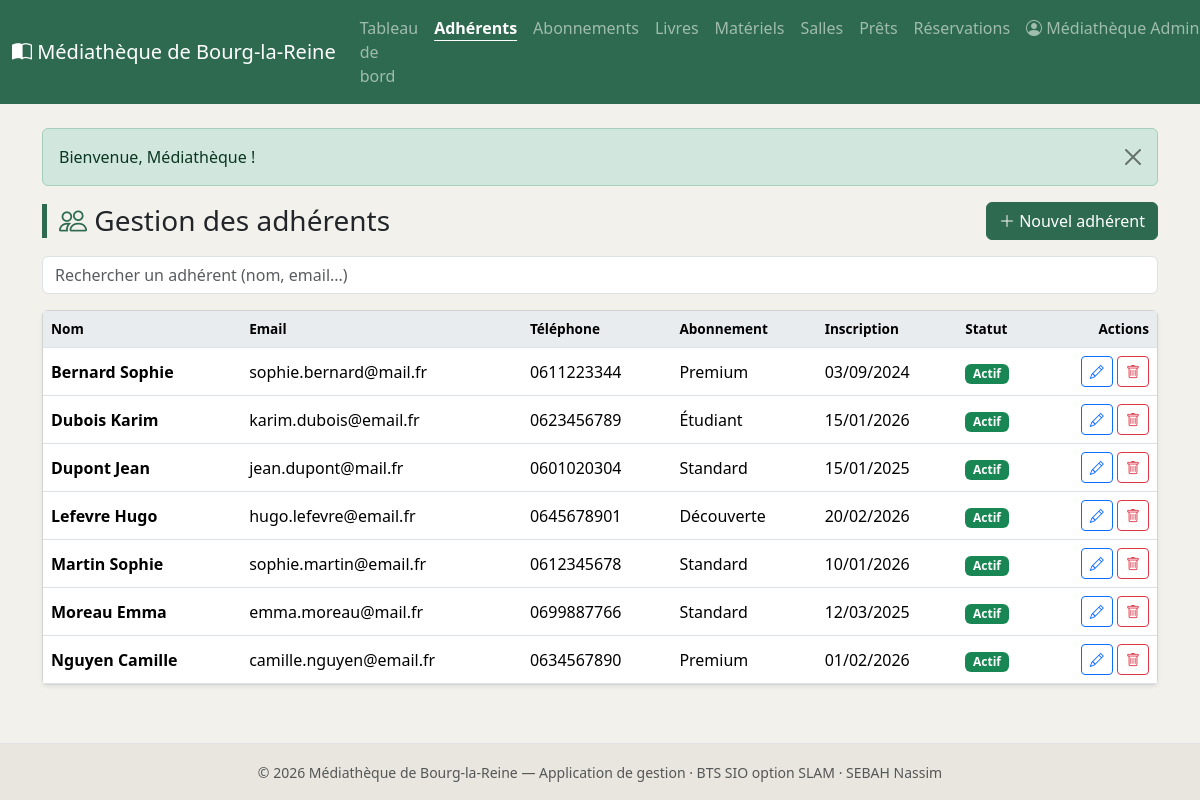
/public/index.php?ctrl=adherent&action=index (signed in), run on the app's committed database.
### tables this page shows
CREATE TABLE adherent (
    id                  INT AUTO_INCREMENT PRIMARY KEY,
    nom                 VARCHAR(80)  NOT NULL,
    prenom              VARCHAR(80)  NOT NULL,
    email               VARCHAR(120) UNIQUE,
    telephone           VARCHAR(20),
    adresse             VARCHAR(200),
     
    mot_de_passe        VARCHAR(255) DEFAULT NULL,     
     
    abonnement_id       INT,
     
    type_abonnement     ENUM('STANDARD','PREMIUM','ETUDIANT') NOT NULL DEFAULT 'STANDARD',
    date_inscription    DATE         NOT NULL DEFAULT (CURRENT_DATE),
    date_fin_abonnement DATE,
    actif               TINYINT(1)   NOT NULL DEFAULT 1,
    CONSTRAINT fk_adherent_abonnement
        FOREIGN KEY (abonnement_id) REFERENCES abonnement(id) ON DELETE SET NULL
);

CREATE TABLE abonnement (
    id             INT AUTO_INCREMENT PRIMARY KEY,
    libelle        VARCHAR(60)  NOT NULL,
    tarif          DECIMAL(6,2) NOT NULL DEFAULT 0,
    duree_mois     INT          NOT NULL DEFAULT 12,
    quota_emprunts INT          NOT NULL DEFAULT 5
);

### app/controllers/AdherentController.php (called while the page is built, shortened)
<?php
class AdherentController extends Controller
{
    public function index($id = null): void
    {
        $this->view('adherent/index', [
            'titre'     => 'Gestion des adhérents',
            'adherents' => $this->model('Adherent')->allWithAbonnement(),
        ]);
    }
}

### public/index.php (called while the page is built, shortened)
<?php
require ROOT . '/app/core/helpers.php';
$action = preg_replace('/[^a-zA-Z]/', '', $_GET['action'] ?? 'index');
$id     = isset($_GET['id']) ? (int) $_GET['id'] : null;
$controller = new $controllerClass();
$controller->$action($id);

### app/models/Adherent.php (called while the page is built, shortened)
<?php
class Adherent extends Model
{
    public function allWithAbonnement(): array
    {
        $sql = "SELECT a.*, ab.libelle AS abonnement_libelle
                FROM adherent a
                LEFT JOIN abonnement ab ON a.abonnement_id = ab.id
                ORDER BY a.nom, a.prenom";
        return $this->db->query($sql)->fetchAll();
    }
}

### app/views/adherent/index.php (the view, shortened to what this page needs)
<div class="d-flex justify-content-between align-items-center mb-3 flex-wrap gap-2">
    <h1 class="h3 page-title mb-0"><i class="bi bi-people"></i> Gestion des adhérents</h1>
    <a href="<?= url('adherent', 'form') ?>" class="btn btn-mediatheque">
        <i class="bi bi-plus-lg"></i> Nouvel adhérent
    </a>
</div>
<input type="search" class="form-control mb-3" data-filter="#tbl-adherents"
       placeholder="Rechercher un adhérent (nom, email...)">
<div class="card shadow-sm">
    <div class="table-responsive">
        <table class="table table-hover align-middle mb-0" id="tbl-adherents">
            <thead>
                <tr>
                    <th>Nom</th><th>Email</th><th>Téléphone</th>
                    <th>Abonnement</th><th>Inscription</th><th>Statut</th>
                    <th class="text-end">Actions</th>
                </tr>
            </thead>
            <tbody>
                <?php if (empty($adherents)): ?>
                    <tr><td colspan="7" class="text-center text-muted py-4">Aucun adhérent enregistré.</td></tr>
                <?php else: foreach ($adherents as $a): ?>
                    <tr>
                        <td class="fw-semibold"><?= e($a['nom']) ?> <?= e($a['prenom']) ?></td>
                        <td><?= e($a['email']) ?></td>
                        <td><?= e($a['telephone']) ?: '—' ?></td>
                        <td><?= e($a['abonnement_libelle'] ?? '') ?: '—' ?></td>
                        <td><?= dateFr($a['date_inscription']) ?></td>
                        <td>
                            <?php if ($a['actif']): ?>
                                <span class="badge text-bg-success">Actif</span>
                            <?php else: ?>
                                <span class="badge text-bg-secondary">Inactif</span>
                            <?php endif; ?>
                        </td>
                        <td class="text-end text-nowrap">
                            <a href="<?= url('adherent', 'form', ['id' => $a['id']]) ?>"
                               class="btn btn-sm btn-outline-primary" title="Modifier"><i class="bi bi-pencil"></i></a>
                            <?= postButton('adherent', 'delete', (int) $a['id'], '<i class="bi bi-trash"></i>', [
                                'class'   => 'btn btn-sm btn-outline-danger',
                                'title'   => 'Supprimer',
                                'confirm' => 'Supprimer définitivement cet adhérent ?',
                            ]) ?>
                        </td>
                    </tr>
                <?php endforeach; endif; ?>
            </tbody>
        </table>
    </div>
</div>

### app/core/helpers.php (shortened to what this page needs)
<?php
function url(string $ctrl = 'home', string $action = 'index', array $params = []): string
{
    $query = array_merge(['ctrl' => $ctrl, 'action' => $action], $params);
    return BASE_URL . '?' . http_build_query($query);
}
function e(?string $value): string
{
    return htmlspecialchars($value ?? '', ENT_QUOTES, 'UTF-8');
}
function dateFr(?string $date): string
{
    $ts = strtotime($date);
    return $ts ? date('d/m/Y', $ts) : e($date);
}
function csrf_token(): string
{
    return $_SESSION['csrf_token'];
}
function csrf_field(): string
{
    return '<input type="hidden" name="_csrf" value="' . e(csrf_token()) . '">';
}
function postButton(string $ctrl, string $action, ?int $id, string $innerHtml, array $opts = []): string
{
    $params = $id !== null ? ['id' => $id] : [];
    $url   = url($ctrl, $action, $params);
    $cls   = $opts['class']      ?? 'btn btn-sm btn-outline-danger';
    $title = $opts['title']      ?? '';
    $conf  = $opts['confirm']    ?? '';
    $form  = $opts['form_class'] ?? 'd-inline';
    $cAttr = $conf !== '' ? ' data-confirm="' . e($conf) . '"' : '';
    return '<form method="post" action="' . e($url) . '" class="' . e($form) . '">'
         . csrf_field()
         . '<button type="submit" class="' . e($cls) . '" title="' . e($title) . '"' . $cAttr . '>'
         . $innerHtml
         . '</button>'
         . '</form>';
}

### public/css/style.css (style rules this page uses)
body { background-color: #f3f1ec; min-height: 100vh; display: flex; flex-direction: column; }
.page-title { border-left: 5px solid #2d6a4f; padding-left: 12px; }
.page-title i { color: #2d6a4f; }
.btn-mediatheque { background-color: #2d6a4f; border-color: #2d6a4f; color: #fff; }
.table thead th { background-color: #e9ecef; font-size: 0.85rem; }

### data on the page
adherent: nom "Bernard", prenom "Sophie", email "sophie.bernard@mail.fr", telephone "0611223344", abonnement.libelle "Premium", date_inscription "03/09/2024", actif "Actif"
adherent: nom "Dubois", prenom "Karim", email "karim.dubois@email.fr", telephone "0623456789", abonnement.libelle "Étudiant", date_inscription "15/01/2026", actif "Actif"
adherent: nom "Dupont", prenom "Jean", email "jean.dupont@mail.fr", telephone "0601020304", abonnement.libelle "Standard", date_inscription "15/01/2025", actif "Actif"
adherent: nom "Lefevre", prenom "Hugo", email "hugo.lefevre@email.fr", telephone "0645678901", abonnement.libelle "Découverte", date_inscription "20/02/2026", actif "Actif"
adherent: nom "Martin", prenom "Sophie", email "sophie.martin@email.fr", telephone "0612345678", abonnement.libelle "Standard", date_inscription "10/01/2026", actif "Actif"
adherent: nom "Moreau", prenom "Emma", email "emma.moreau@mail.fr", telephone "0699887766", abonnement.libelle "Standard", date_inscription "12/03/2025", actif "Actif"
adherent: nom "Nguyen", prenom "Camille", email "camille.nguyen@email.fr", telephone "0634567890", abonnement.libelle "Premium", date_inscription "01/02/2026", actif "Actif"

### other printed values
$_SESSION['agent']['prenom'] . ' ' . $_SESSION['agent']['nom'] "Médiathèque Admin…"
$_SESSION['flash']['message'] "Bienvenue, Médiathèque !"
